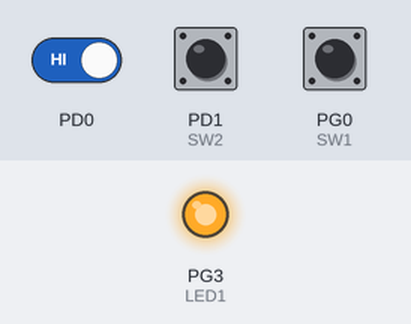
The program below on a simulated ATmega128, built with avr-gcc and emulated at 16 MHz. Shown: output pins drawn as LEDs (lit = HIGH). Dashed ring = blinking. The test bench sets the inputs (shaded band); at power-on: PG0 (SW1) HIGH, PD1 (SW2) HIGH, PD0 HIGH.

Above: at 1.2 s.
1.3 s: PG0 (SW1) pulled LOW for 0.15 s
At 2.1 s:
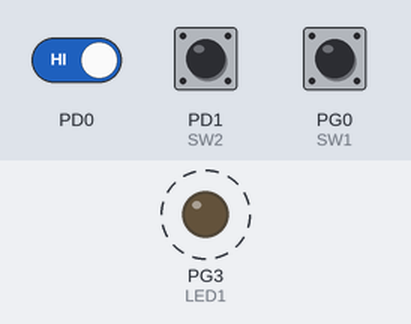
4.4 s: PD1 (SW2) pulsed LOW 5 times (0.12 s each, 0.3 s apart)
At 6.1 s:
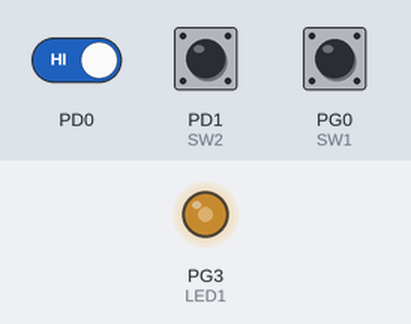
7.4 s: PD0 driven LOW
At 7.55 s:
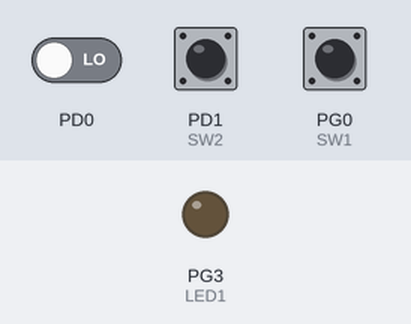
10.4 s: PD1 (SW2) pulled LOW for 0.15 s
Timing chart, 0 to 13.0 s (numbered marks = the images above; inputs shaded):
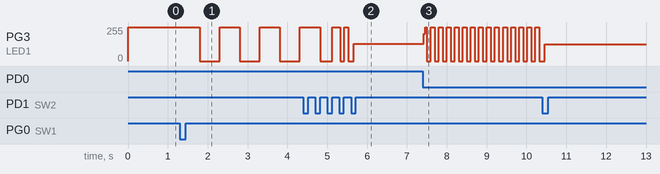

The program:

GPIOmain.c
```c
/*
 * Test02-GPIO.c
 *
 * Created: 2024-10-10 오전 9:36:52
 * Author : user
 */
//SW 3개로 구성 & G4: Program Start (standby), D1: flash 빠르게, D0: flash 느리게 & G1: LED
#define __DELAY_BACKWARD_COMPATIBLE__
#define F_CPU 16000000UL // 16MHz | 반드시 넣어주자 안넣으면 default로 1G로 문제가 생김
#include <avr/io.h>
#include <avr/interrupt.h>
#include <util/delay.h>
#define LED1 PORTG3 // led1 (PORTG3 == 3)
#define SW1 PORTD0 // switch1 (PORTD0 == 0)
#define SW2 PORTD1 // switch2 (PORTD1 == 1)
#define SW_STANDBY PORTG4 // switch for standby (PORTG4 == 4)

volatile int ival= 500;

//Interrupt를 통해서 timing 이슈 해결
ISR(INT0_vect){ // 느리게
	ival += 100;
}

ISR(INT1_vect){ // 빠르게
	ival -= 100;
	if (ival < 0) ival = 0;
}

int main(void)
{
	// 포트를 정의는 16진수로 위에 적어라
	DDRG |= _BV(LED1); // G1 출력
	//DDG1 = 1; // bit에 직접 접근, but Const (상수) = Read Only ==> 0x10 = 1과 같다. (Error)
	DDRG &= ~(_BV(SW1) | _BV(SW2)); // G2, G3 입력
	// Input Pin의 PORTX는 내부 Pull Up/Down을 정함
	PORTG |= 0x0c; // G2, G3 내부 Pull Up

	// Interrupt 사용 설정
	EIMSK |= ((1 << SW1) | (1 << SW2)); // (Enabel Interrupt MaSK) 사용할 인터럽트의 마스크를 1로 변경	1) EIMSK |= 0x03
	EICRA = (EICRA & 0xf0) | 0x0A; // (External Interrupt Control Register A) INT0 ~ INT3까지의 컨트롤 방식 설정 // EICRA |= 0x0A; 2)EICRA |= ( (1 << ISC11) | (1 << ISC01))-->xxxx 1010;

	//X를 and연산 X & 0xf0
	sei();

	//PORTG |= Ox10; // LED On
	//PORTG |= (1 << LED1); // LED On
	//C:\Program Files (x86)\Atmel\Studio\7.0\toolchain\avr8\avr8-gnu-toolchain\avr\include\avr\sfr_defs.h 파일을 프로젝트에 드레그하여 메크로를 사용할 수 있게 해준다. (그냥 Microchip Studio 화면에 드래그해라)
	PORTG |= _BV(LED1); // LED On

	StandBy();

	PORTG &= ~_BV(LED1); // LED Off

    /* Replace with your application code */
    while (1) // main loop
    {
		PORTG |= _BV(LED1); // LED On
		_delay_ms(ival);
		PORTG &= ~_BV(LED1); // LED Off
		_delay_ms(ival);

		// timing 이슈 발생 SW가 눌릴 때 위의 딜레이가 아닌 이 부분이 수행되어야함
		// ival은 _delay_ms의 파라미터인데 이 값이 바뀌면 에러 -> 해결 방법: __DELAY_BACKWARD_COMPATIBLE__를 define 해준다.
		/*
		if((PING & _BV(SW2)) == 0) { // switch2가 눌리면
			ival -= 500; // flash 빠르게
			if (ival <= 0){
				ival = 0;
			}
		}

		if((PING & _BV(SW1)) == 0) { // switch1이 눌리면
			ival += 500; // flash 느리게
		}
		*/
    }
}
```

Mylib.c
```c
/*
 * Mylib.c
 *
 * Created: 2024-10-11 오후 2:38:22
 *  Author: user
 */
#include <avr/io.h>

int TestBit (char pin, char mask)	//PINx 레지스터의 값의 mask bit가 0인지 1인지 판별
{
	if (pin & mask != 0) return 1;		//해당핀과 mask가 0이 아니면 0
	return 0;
}

void StandBy() { // PG4 pin으로 프로그램 시작 스위치 연결
	DDRG &= ~0x10; // == "DDRG &= ~0x10;" | G4 입력 2)DDRG &= ~_BV(SW_STANDBY);
	PORTG |= 0X10; // == "PORTG |= 0X10;" | G4 내부저항 Pull Up 2)PORTG |= _BV(SW_STANDBY);

	while(!TestBit(PING, 0x10));
	while(TestBit(PING,0x10));

}
```

Measured:
- after the input at 1.3 s, PG3 (LED1): alternates 255/255 for 0.50 s and 0/255 for 0.50 s, starting after 0.50 s
- after the input at 7.4 s, PG3 (LED1): 129/255 → 203/255 at once, then moves between 0/255 and 255/255, repeating every 0.80 s
